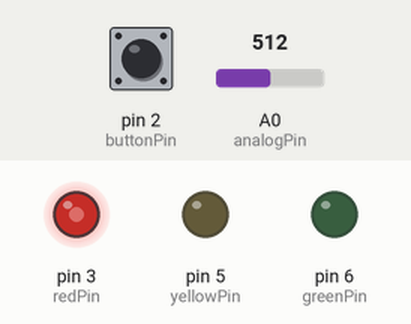
Recording of a sketch running on a simulated Arduino Uno, built with avr-gcc and run on an emulated ATmega328P. Shown: output pins drawn as LEDs (lit = HIGH). Inputs (shaded band) come from the test bench; at power-on: pin 2 (buttonPin) HIGH, A0 (analogPin) = 512.

Above: at 1.2 s.
1.3 s: pin 2 (buttonPin) pulled LOW for 0.15 s
At 2.5 s:
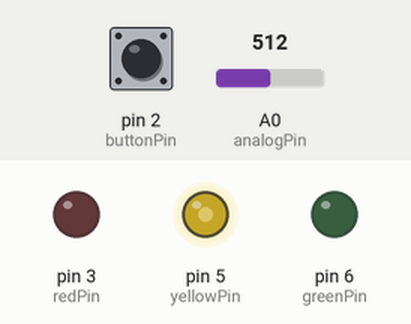
At 4.35 s:
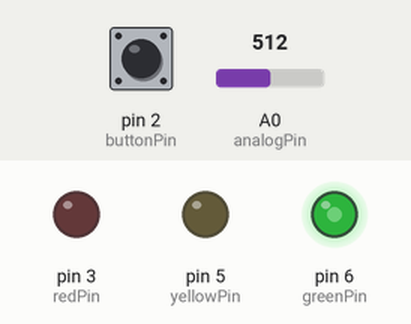
4.4 s: A0 (analogPin) set to 716
7.4 s: A0 (analogPin) set to 900
10.4 s: A0 (analogPin) set to 122
13.4 s: pin 2 (buttonPin) pulled LOW for 3.2 s
At 17.5 s:
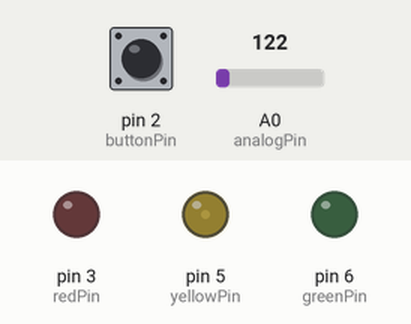
18.1 s: A0 (analogPin) set to 1023
At 19.8 s:
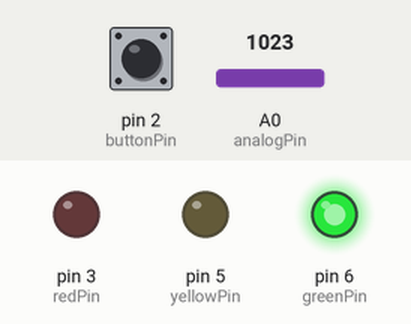
Timing chart, 0 to 32.7 s (numbered marks = the images above; inputs shaded):
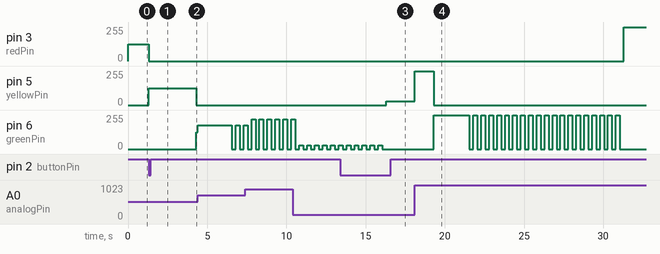

Measured:
- after the input at 1.3 s, pin 3 (redPin): 127/255 → 0/255 at once; pin 5 (yellowPin): 0/255 → 127/255 at once, → 0/255 3.0 s later; pin 6 (greenPin): 0/255 → 127/255 after 3.0 s
- after the input at 13.4 s, pin 3 (redPin): stays 0/255 (without the input it goes to 127/255 after 2.9 s); pin 5 (yellowPin): 0/255 → 30/255 after 2.9 s
- after the input at 18.1 s, pin 3 (redPin): 0/255 → 255/255 after 13.2 s; pin 5 (yellowPin): 30/255 → 255/255 at once, → 0/255 1.2 s later

The sketch:

TrafficLights.ino
```cpp
#include "led.h"
#include "LedBlinker.h"
#include "PushButton.h"
#include "TrafficLight.h"

#define redPin 3
#define yellowPin 5
#define greenPin 6
#define buttonPin 2
#define analogPin A0

Led redLed(redPin);
Led yellowLed(yellowPin);
Led greenLed(greenPin);

LedBlinker greenLedBlinker(greenLed, 250);

PushButton pushButton(buttonPin, true, true);

Potentiometer potentiometer(analogPin);

TrafficLight trafficLight(redLed, yellowLed, greenLed, greenLedBlinker, pushButton, potentiometer);

void setup() {
  // put your setup code here, to run once:
  trafficLight.init();

}

void loop() {
  // put your main code here, to run repeatedly:
  trafficLight.update();

}
```

LedBlinker.cpp
```cpp
#include "LedBlinker.h"

LedBlinker::LedBlinker(Led &led){
  this->led = led;
  lastTimeBlinked = millis();
  this->blinkDelay = 500;
}

LedBlinker::LedBlinker(Led &led, unsigned long blinkDelay){
  this->led = led;
  lastTimeBlinked = millis();
  this->blinkDelay = blinkDelay;
}

void LedBlinker::initLed(){
  led.init();
}

void LedBlinker::initLed(byte defaultState){
  led.init(defaultState);
}

void LedBlinker::toggleLed(){
  led.toggle();
}

void LedBlinker::toggleLed(byte brightnessValue){
  led.toggle(brightnessValue);
}

void LedBlinker::update(){
  unsigned long timeNow = millis();
  if(timeNow - lastTimeBlinked >= blinkDelay){
    lastTimeBlinked = timeNow;
    toggleLed();
  }
}

void LedBlinker::update(byte brightnessValue){
  unsigned long timeNow = millis();
  if(timeNow - lastTimeBlinked >= blinkDelay){
    lastTimeBlinked = timeNow;
    toggleLed(brightnessValue);
  }
}

unsigned long LedBlinker::getBlinkDelay(){
  return blinkDelay;
}

void LedBlinker::setBlinkDelay(unsigned long blinkDelay){
  this->blinkDelay = blinkDelay;
}
```

LedBlinker.h
```cpp
#ifndef LED_BLINKER_H
#define LED_BLINKER_H

#include "led.h"

class LedBlinker{
  private:
    Led led;
    unsigned long lastTimeBlinked;
    unsigned long blinkDelay;
    void toggleLed();
    void toggleLed(byte brightnessValue);

  public:
    LedBlinker() {};
    LedBlinker(Led &led);
    LedBlinker(Led &led, unsigned long blinkDelay);
    void initLed();
    void initLed(byte defaultState);
    void update();
    void update(byte brightnessValue);
    unsigned long getBlinkDelay();
    void setBlinkDelay(unsigned long blinkDelay);
};

#endif
```

Potentiometer.cpp
```cpp
#include <Arduino.h>
#include "Potentiometer.h"

Potentiometer::Potentiometer(byte pin){
  this->pin  = pin;
}

int Potentiometer::getBrightnessValue(){
  return map(analogRead(pin), 0, 1023, 0, 255);
}
```

Potentiometer.h
```cpp
#ifndef POTENTIOMETER_H
#define POTENTIOMETER_H

#include <Arduino.h>

class Potentiometer{

  private:
    byte pin;
  public:
    Potentiometer() {}
    Potentiometer(byte pin);
    int getBrightnessValue();

};


#endif
```

PushButton.cpp
```cpp
#include "Arduino.h"
#include "PushButton.h"

PushButton::PushButton(byte pin, bool isPullUp, bool internalPullUpActivated){
  _buttonPin = pin;
  _isPullUp = isPullUp;
  _internalPullUpActivated = internalPullUpActivated;
  _state = digitalRead(_buttonPin);
}

void PushButton::init(){
  if (_isPullUp && _internalPullUpActivated){
    pinMode(_buttonPin, INPUT_PULLUP);
  }
  else
    pinMode(_buttonPin, INPUT);

  readState();

}

void PushButton::readState(){
  unsigned long int timeNow = millis();
  if (timeNow - _lastTimeStateChanged >= _debounceDelay){
    byte newState = digitalRead(_buttonPin);
    if (newState != _state){
      _state = newState;
      _lastTimeStateChanged = timeNow;
    }
  }
  _state = digitalRead(_buttonPin);
}

bool PushButton::isPressed(){
  readState();
  if(_isPullUp){
    return (_state==LOW);
  }
  else {
    return (_state==HIGH);
  }
}
```

PushButton.h
```cpp
#ifndef PUSHBUTTON_H
#define PUSHBUTTON_H

#include <Arduino.h>

class PushButton{
  private:
    byte _buttonPin;
    byte _state;
    bool _isPullUp;
    bool _internalPullUpActivated;

    unsigned long int _lastTimeStateChanged = millis();
    unsigned int _debounceDelay = 50;

    void readState();
  public:
    PushButton() {}
    PushButton(byte pin, bool isPullUp, bool internalPullUpActivated);
    void init();
    bool isPressed();
};

#endif
```

TrafficLight.cpp
```cpp
#include "Arduino.h"
#include "TrafficLight.h"

TrafficLight::TrafficLight(Led &redLed, Led &yellowLed, Led &greenLed,
               LedBlinker &greenLedBlinker, PushButton &pushButton, Potentiometer &potentiometer){

                this->redLed = redLed;
                this->yellowLed = yellowLed;
                this->greenLed = greenLed;
                this->greenLedBlinker = greenLedBlinker;
                this->pushButton = pushButton;
                this->potentiometer = potentiometer;
            }

void TrafficLight::init(){
  redLed.init();
  yellowLed.init();
  greenLed.init();
  pushButton.init();

  state = STATE_RED;
  red();
}

void TrafficLight::update(){
  brightnessValue = updateBrightness();
  switch (state) {
    case STATE_RED:{
      red();
      if (pushButton.isPressed()){
        state = STATE_YELLOW;
        yellowStateStartTime = millis();
      }
      break;
    }

    case STATE_YELLOW:{
      yellow();
      if(millis() - yellowStateStartTime >= yellowStateDuration){
        state = STATE_GREEN;
        greenStateStartTime = millis();
      }
      break;
    }

    case STATE_GREEN:{
      green();
      if(millis() - greenStateStartTime >= greenStateDuration){
        state = STATE_BLINK_GREEN;
        allLedsOff();
        blinkGreenStateStartTime = millis();
      }
      break;
    }

    case STATE_BLINK_GREEN:{
      greenLedBlinker.update(brightnessValue);
      if(millis() - blinkGreenStateStartTime >= blinkGreenStateDuration){
        state = STATE_RED;
      }
      break;
    }

    default:
    {
      state = STATE_RED;
      break;
    }

  }
}

void TrafficLight::red(){
  redLed.on(brightnessValue);
  yellowLed.off();
  greenLed.off();
}
void TrafficLight::yellow(){
  redLed.off();
  yellowLed.on(brightnessValue);
  greenLed.off();
}
void TrafficLight::green(){
  redLed.off();
  yellowLed.off();
  greenLed.on(brightnessValue);
}
void TrafficLight::allLedsOff(){
  redLed.off();
  yellowLed.off();
  greenLed.off();
}

int TrafficLight::updateBrightness(){
  return potentiometer.getBrightnessValue();
}
```

TrafficLight.h
```cpp
#ifndef TRAFFIC_LIGHT_H
#define TRAFFIC_LIGHT_H

#include "led.h"
#include "LedBlinker.h"
#include "PushButton.h"
#include "Potentiometer.h"

class TrafficLight{

  private:

  Led redLed;
  Led yellowLed;
  Led greenLed;
  LedBlinker greenLedBlinker;
  PushButton pushButton;
  Potentiometer potentiometer;

  enum trafficLightState {
    STATE_RED,
    STATE_YELLOW,
    STATE_GREEN,
    STATE_BLINK_GREEN,
    STATE_ALL_LEDS_OFF,
  };

  int state;

  unsigned long yellowStateStartTime;
  unsigned long greenStateStartTime;
  unsigned long blinkGreenStateStartTime;

  const int yellowStateDuration = 3000;
  const int greenStateDuration = 2000;
  const int blinkGreenStateDuration = 10000;

  int brightnessValue = 255;

  public:
  TrafficLight() {}
  TrafficLight(Led &redLed, Led &yellowLed, Led &greenLed,
               LedBlinker &greenLedBlinker, PushButton &pushButton, Potentiometer &Potentiometer);
  void init();
  void update();

  void red();
  void yellow();
  void green();
  void allLedsOff();
  int updateBrightness();
};

#endif
```

led.cpp
```cpp
#include "Arduino.h"
#include "led.h"

Led::Led(byte pin){
  this->pin  = pin;
}

void Led::init(){
  pinMode(pin, OUTPUT);
}

void Led::init(byte defaultState){
  init();
  if (defaultState == HIGH){
    on();
  }
  else {
    off();
  }

}

void Led::on(){
  state = HIGH;
  digitalWrite(pin, state);
}

void Led::on(byte brightnessValue){
  state = HIGH;
  analogWrite(pin, brightnessValue);
}

void Led::off(){
  state = LOW;
  digitalWrite(pin, state);
}
bool Led::isPowerOn(){
  return (state == HIGH);
}

void Led::toggle(){
  if (isPowerOn()){
    off();
  }
  else {
    on();
  }
}
void Led::toggle(byte brightnessValue){
  if (isPowerOn()){
    off();
  }
  else {
    on(brightnessValue);
  }
}
```

led.h
```cpp
#ifndef LED_H
#define LED_H

#include <Arduino.h>

class Led
{
  private:
    byte pin;
    byte state;
  public:
    Led() {}
    Led(byte pin);
    void init();
    void init(byte defaultState);
    void on();
    void on(byte brightnessValue);
    void off();
    void off(byte brightnessValue);
    bool isPowerOn();
    void toggle();
    void toggle(byte brightnessValue);
};

#endif
```
